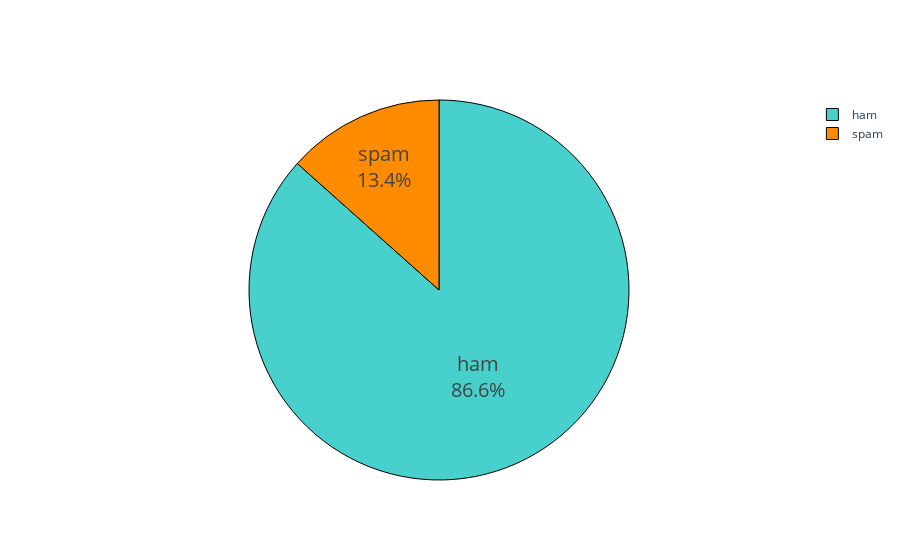

This figure's notebook cell:
### Code cell
# Let's have a look at the repartition between ham and spam
colors = ['mediumturquoise', 'darkorange']

fig = go.Figure()
fig.add_trace(go.Pie(labels = ['ham', 'spam'], values = [pie[0], pie[1]]))
fig.update_traces(hoverinfo='value', textinfo='label+percent', textfont_size=20,
                  marker=dict(colors=colors, line=dict(color='#000000', width=1)))
fig.show()

### Figure 1 — Plotly figure (JSON) as saved in the notebook; plotly's stock layout.template omitted (floating-point values rounded to 4 significant figures)
{"data": [{"hoverinfo": "value", "labels": ["ham", "spam"], "marker": {"colors": ["mediumturquoise", "darkorange"], "line": {"color": "#000000", "width": 1}}, "textfont": {"size": 20}, "textinfo": "label+percent", "type": "pie", "values": [4825, 747]}], "layout": {}}
